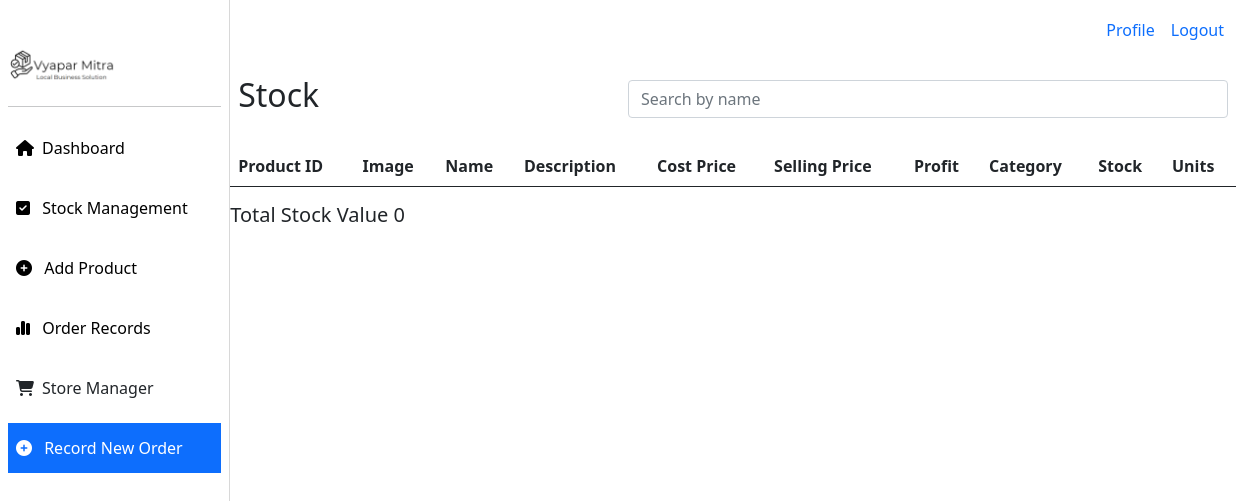
Before: /products/view-products/ (signed in) with the older database file.
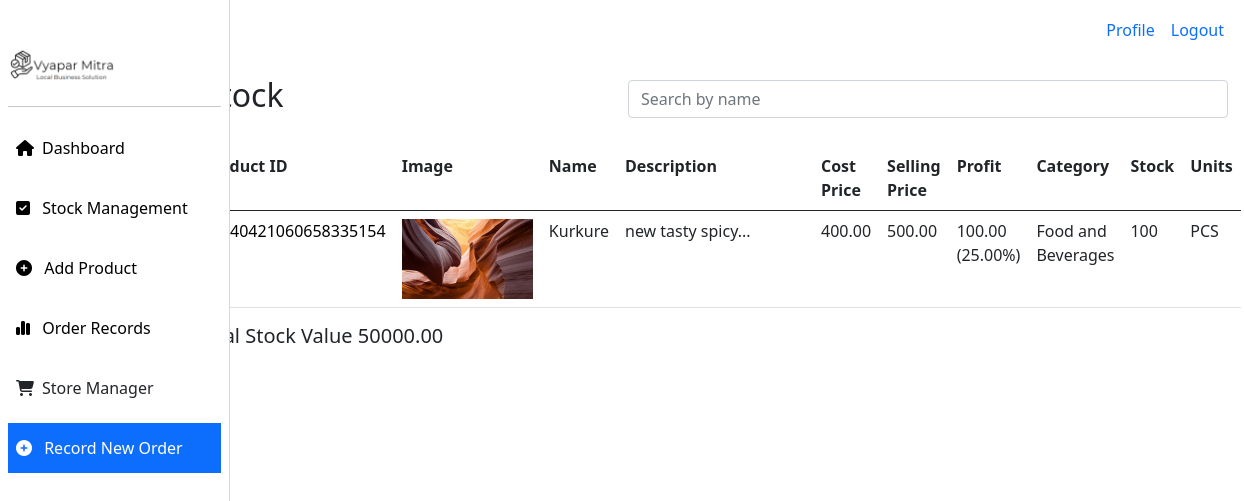
After: the same page with the newer database file.
### products/models.py (models this page shows, shortened)
class Product(models.Model):
    name = models.CharField(max_length=255)
    description = models.TextField()
    cost_price = models.DecimalField(max_digits=10, decimal_places=2)
    selling_price = models.DecimalField(max_digits=10, decimal_places=2)
    stock = models.IntegerField(default=0)
    created_at = models.DateTimeField(auto_now_add=True)
    updated_at = models.DateTimeField(auto_now=True)
    category = models.ForeignKey('Category', on_delete=models.CASCADE)
    unique_id = models.CharField(max_length=255, unique=True)
    gst = models.DecimalField(max_digits=10, decimal_places=2, default=0)
    units = models.CharField(max_length=255, default='pcs')
    image = models.ImageField(upload_to='products/', default='products/default.jpg')
    account  = models.ForeignKey('accounts.Account', on_delete=models.CASCADE, null=True, blank=True)
    is_active = models.BooleanField(default=True)
    def profit(self):
        profit = self.selling_price - self.cost_price
        profit_percentage = (profit/self.cost_price)*100
        return f'{profit} ({profit_percentage}%)'

class Category(models.Model):
    name = models.CharField(max_length=255)
    description = models.TextField()
    created_at = models.DateTimeField(auto_now_add=True)
    updated_at = models.DateTimeField(auto_now=True)
    def __str__(self):
        return self.name

### products/views.py (the view)
# urls.py: path("view-products/", views.view_products, name="view-products"),
def view_products(request):
    products = Product.objects.filter(account__user=request.user)
    total_product_value = 0
    for product in products:
        total_product_value += product.selling_price * product.stock
    return render(request, 'products/products.html', {'products': products, 'total_product_value': total_product_value})

### templates/products/products.html (shortened to what this page needs)
{% extends "home/base.html" %}
{% block content %}
<div class="d-flex" style="min-width: 100vw;">
    <div style="width: 230px;">
        {% include 'home/sidebar.html' %}
    </div>
    <div style="width:85vw;">
        {% include 'home/topbar.html' %}
        <div class=" p-3 d-flex justify-content-between align-items-center"
            style="width:100%;">
            <h2>Stock</h2>
            <div class="d-flex">
                <form action="{% url 'search-products' %}" method="POST">
                    <input type="text" name="search" class="form-control" placeholder="Search by name" style="width:600px">
                </form>
            </div>
        </div>
        <div class="p-2">
            <table class="table">
                <tr>
                    <th>Product ID</th>
                    <th>Image</th>
                    <th>Name</th>
                    <th>Description</th>
                    <th>Cost Price</th>
                    <th>Selling Price</th>
                    <th>Profit</th>
                    <th>Category</th>
                    <th>Stock</th>
                    <th>Units</th>
                </tr>
                <tbody>
                    {% for product in products %}
                    <tr>
                        <td><a href="{% url 'edit-product' product.id %}">{{product.unique_id}}</a></td>
                        <td><img src="{{product.image.url}}" style="height: 80px;object-fit:fill;" alt="{{product.name}}"></td>
                        <td>{{product.name}}</td>
                        <td ><p style=" width:180px;overflow: hidden;text-wrap:nowrap; text-overflow: ellipsis;">{{product.description}}...</p></td>
                        <td>{{product.cost_price}}</td>
                        <td>{{product.selling_price}}</td>
                        <td>{{product.profit}}</td>
                        <td>{{product.category}}</td>
                        <td>{{product.stock}}</td>
                        <td>{{product.units}}</td>
                    </tr>
                    {% endfor %}
                </tbody>
            </table>
            <h5>Total Stock Value {{total_product_value}}</h5>
        </div>
</div>
</div>
{% endblock content %}

Changed rows visible on the page:
added Product: unique_id "20240421060658335154", image (picture), name "Kurkure", description "new tasty spicy", cost_price "400.00", selling_price "500.00", profit "100.00 (25.00%)", category "Food and Beverages", stock "100", units "PCS"
Other visible differences:
{{ total_product_value }}: "0" → "50000.00"
